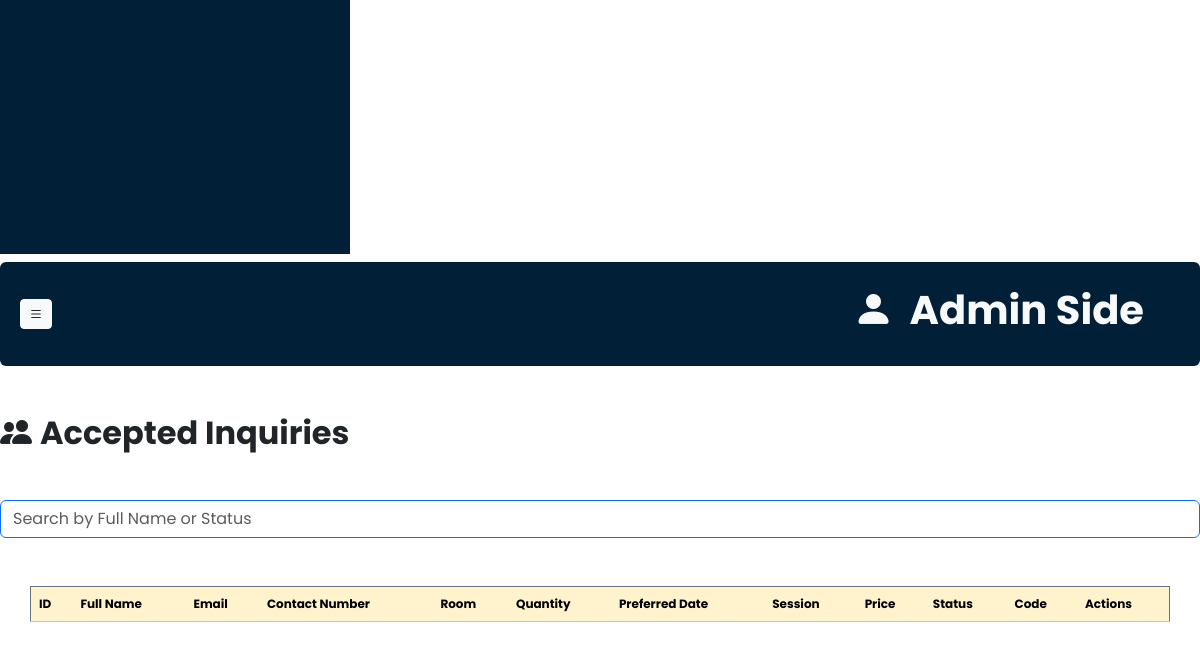
Page /DeclinedInquiries (signed in, lower part) on the earlier database version.
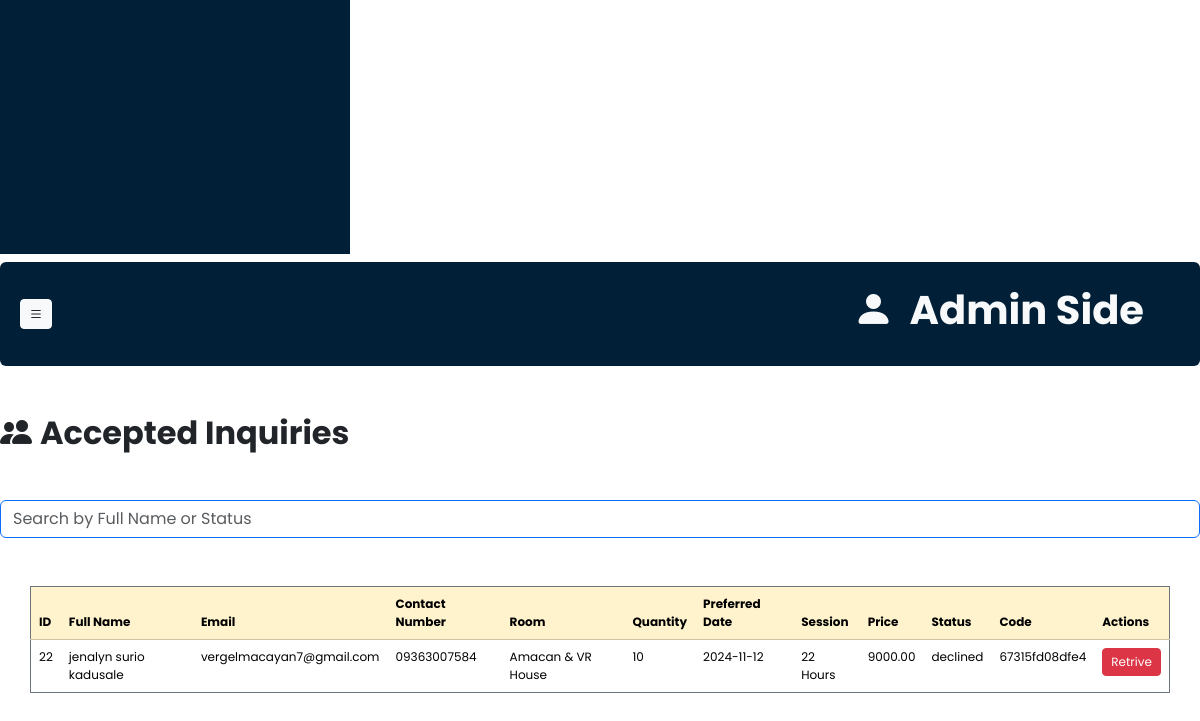
Same page on the later database version.
### tables this page shows
CREATE TABLE `inquiries` (
  `id` int(11) NOT NULL,
  `full_name` varchar(255) NOT NULL,
  `email` varchar(255) NOT NULL,
  `contact_number` varchar(20) DEFAULT NULL,
  `room` varchar(50) DEFAULT NULL,
  `quantity` int(11) NOT NULL,
  `preferred_date` date NOT NULL,
  `created_at` timestamp NOT NULL DEFAULT current_timestamp(),
  `session` varchar(100) DEFAULT NULL,
  `code` varchar(50) DEFAULT NULL,
  `price` decimal(20,2) DEFAULT NULL,
  `status` varchar(50) DEFAULT NULL
);

### app/views/admin/admindecline.php (the view, shortened to what this page needs)
<?php
require_once(dirname(__DIR__, 3) . '/configuration/dbConnection.php');
$stmt = $pdo->prepare("SELECT * FROM inquiries WHERE status = 'declined'");
$stmt->execute();
$amacanvrInquiries = $stmt->fetchAll(PDO::FETCH_ASSOC);
?>
<!DOCTYPE html>
<html lang="en">
<head>
    <link href="https://cdn.jsdelivr.net/npm/bootstrap@5.3.3/dist/css/bootstrap.min.css" rel="stylesheet"
>
    <link rel="stylesheet"
        href="https://cdnjs.cloudflare.com/ajax/libs/bootstrap-icons/1.10.0/font/bootstrap-icons.min.css">
</head>
<body>
    <?php include 'app/views/admin/adminInclude/sidebar.php'; ?>
    <div class="content">
        <?php include 'app/views/admin/adminInclude/header.php'; ?>
        <h2 class="my-5 fw-bold"><i class="bi bi-people-fill me-2"></i>Accepted Inquiries</h2>
        <input type="text" id="searchInput" placeholder="Search by Full Name or Status" class="form-control mb-3 border border-primary" aria-label="Search">
        <div class="table-responsive mt-5 shadowx">
            <table class="container table table-hover border border-secondary">
                <thead class="table-warning text-dark" style="font-size: 12px">
                    <tr>
                        <th>ID</th>
                        <th>Full Name</th>
                        <th>Email</th>
                        <th>Contact Number</th>
                        <th>Room</th>
                        <th>Quantity</th>
                        <th>Preferred Date</th>
                        <th>Session</th>
                        <th>Price</th>
                        <th>Status</th>
                        <th>Code</th>
                        <th>Actions</th>
                    </tr>
                </thead>
                <tbody class="text-dark" style="font-size: 12px">
                    <?php foreach ($amacanvrInquiries as $inquiry): ?>
                        <tr>
                            <td><?php echo htmlspecialchars($inquiry['id']); ?></td>
                            <td><?php echo htmlspecialchars($inquiry['full_name']); ?></td>
                            <td><?php echo htmlspecialchars($inquiry['email']); ?></td>
                            <td><?php echo htmlspecialchars($inquiry['contact_number']); ?></td>
                            <td><?php echo htmlspecialchars($inquiry['room']); ?></td>
                            <td><?php echo htmlspecialchars($inquiry['quantity']); ?></td>
                            <td><?php echo htmlspecialchars($inquiry['preferred_date']); ?></td>
                            <td><?php echo htmlspecialchars($inquiry['session']); ?></td>
                            <td><?php echo htmlspecialchars($inquiry['price']); ?></td>
                            <td
                                style="background-color: <?php echo $inquiry['status'] === 'paid' ? '#d4edda' : 'transparent'; ?>;">
                                <?php echo htmlspecialchars($inquiry['status']); ?></td>
                            <td><?php echo htmlspecialchars($inquiry['code']); ?></td>
                            <td>
                                <form action="/DeclinedInquiries" method="POST" style="display:inline;">
                                    <button class="btn btn-danger btn-sm" style="font-size: 12px" type="submit">
                                        Retrive
                                    </button>
                                </form>
                            </td>
                        </tr>
                    <?php endforeach; ?>
                </tbody>
            </table>
        </div>
    </div>
</body>
</html>

Differences in the rows shown:
added inquiries: id "22", full_name "jenalyn surio kadusale", email "vergelmacayan7@gmail.com", contact_number "09363007584", room "Amacan & VR House", quantity "10", preferred_date "2024-11-12", session "22 Hours", price "9000.00", status "declined", code "67315fd08dfe4"
